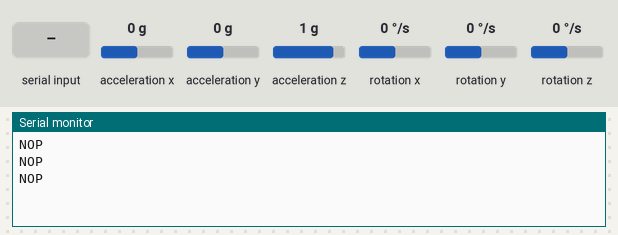
Bench run of a sketch on a simulated Arduino Uno, built with avr-gcc and run on an emulated ATmega328P. On the bench: the last lines printed to the serial monitor. Inputs (shaded band) come from the test bench; at power-on: acceleration x 0 g, acceleration y 0 g, acceleration z 1 g, rotation z 0 °/s, rotation x 0 °/s, rotation y 0 °/s.

Above: at 2.0 s.
2.1 s: "1\n" received over Serial
At 3.2 s:
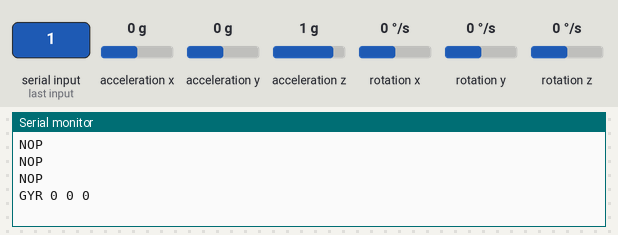
4.8 s: acceleration x set to -1.4 g
At 5.2 s:
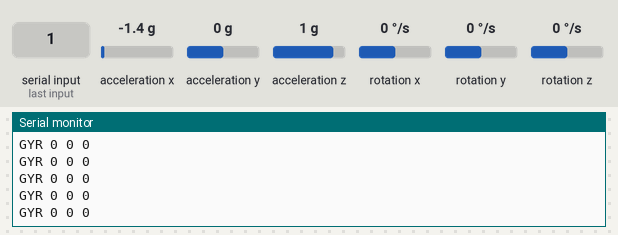
6.3 s: acceleration y set to -1.4 g
At 6.7 s:
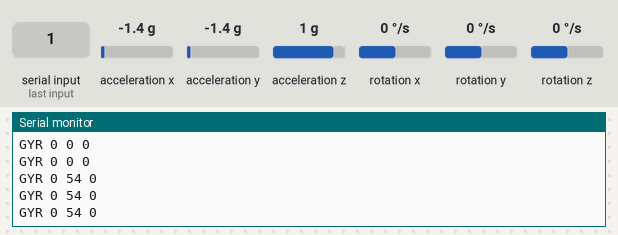
7.8 s: acceleration z set to -1.4 g
At 8.2 s:
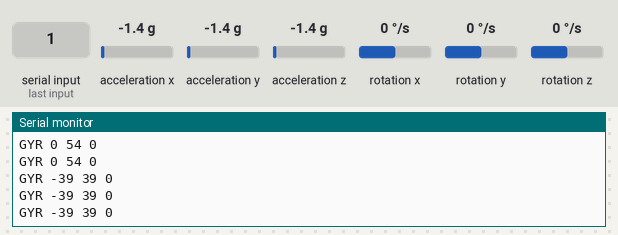
9.3 s: rotation z set to -192 °/s
At 9.8 s:
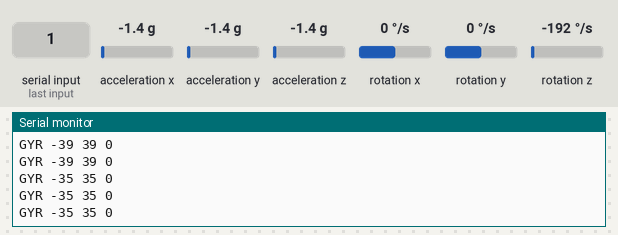
Timing chart, 0 to 11.8 s (numbered marks = the images above; inputs shaded):
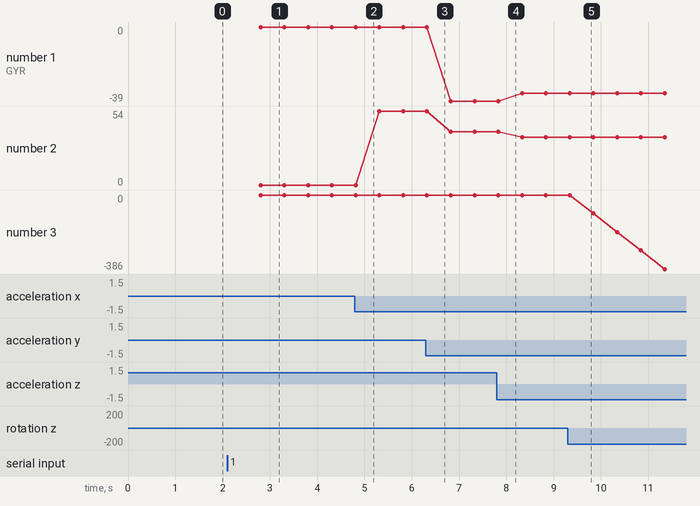

Measured:
- after the input at 2.1 s, the serial monitor: prints a new line after 0.70 s (image 1)
- plotted number 1: 0 → -39 after the input at 6.3 s, -39 → -35 after the input at 7.8 s
- plotted number 2: 0 → 54 after the input at 4.8 s, 54 → 39 after the input at 6.3 s, 39 → 35 after the input at 7.8 s
- plotted number 3: 0 → -386 after the input at 9.3 s

The sketch:

HackMakeBlock.ino
```cpp
#include "MeAuriga.h"
#include <Wire.h>

#define NOP "NOP"
#define BUZ "BUZ"
#define GYR "GYR"

MeBuzzer buzzer;
MeGyro gyro(0, 0x69);

String inputString = "";
bool startCom = false;
bool stringComplete = false;
int X;
int Y;
int Z;

void setup() {
  // initialize serial:
  Serial.begin(9600);
  inputString.reserve(200);
  buzzer.setpin(45);
  gyro.begin();
}

void loop() {
  if (!startCom) {
    Serial.println(NOP);
    delay(500);
  }
  else {
    if (stringComplete) {
      if (inputString == BUZ) {
        buzzer.tone(400, 500);
      }
      stringComplete = false;
      inputString = "";
    }
    gyro.update();
    X = gyro.getAngle(1);
    Y = gyro.getAngle(2);
    Z = gyro.getAngle(3);
    delay(500);
    Serial.println(String(GYR) + " " + String(X) + " "+ String(Y) + " "+ String(Z) + " ");
  }
}

void serialEvent() {
  while (Serial.available()) {
    char inChar = (char)Serial.read();
    if (inChar == '\n') {
      stringComplete = true;
    }
    else {
      inputString += inChar;
    }
    startCom = true;
  }
}
```
